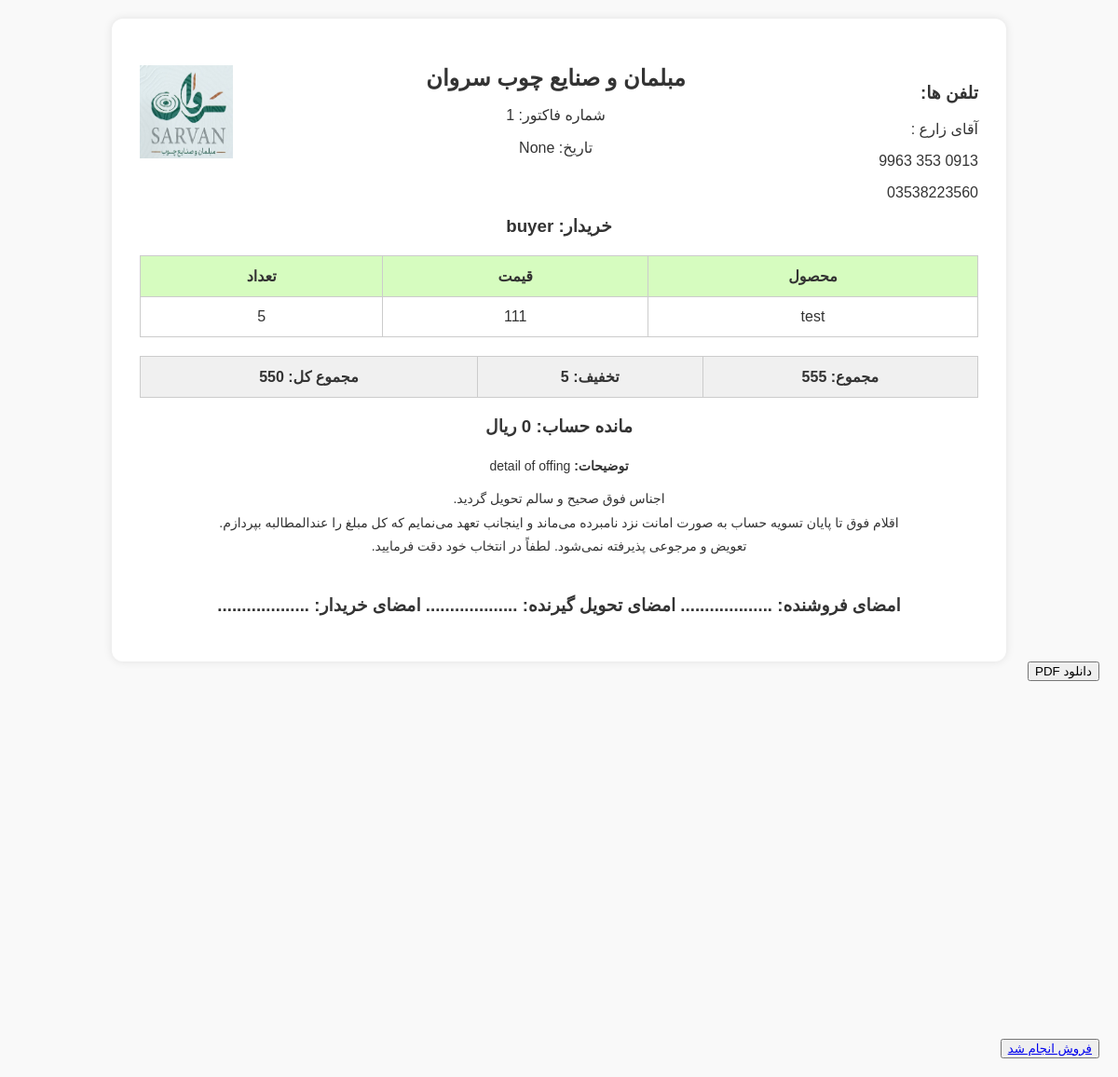
The app's page /FactorForm/sell/factor, older data.
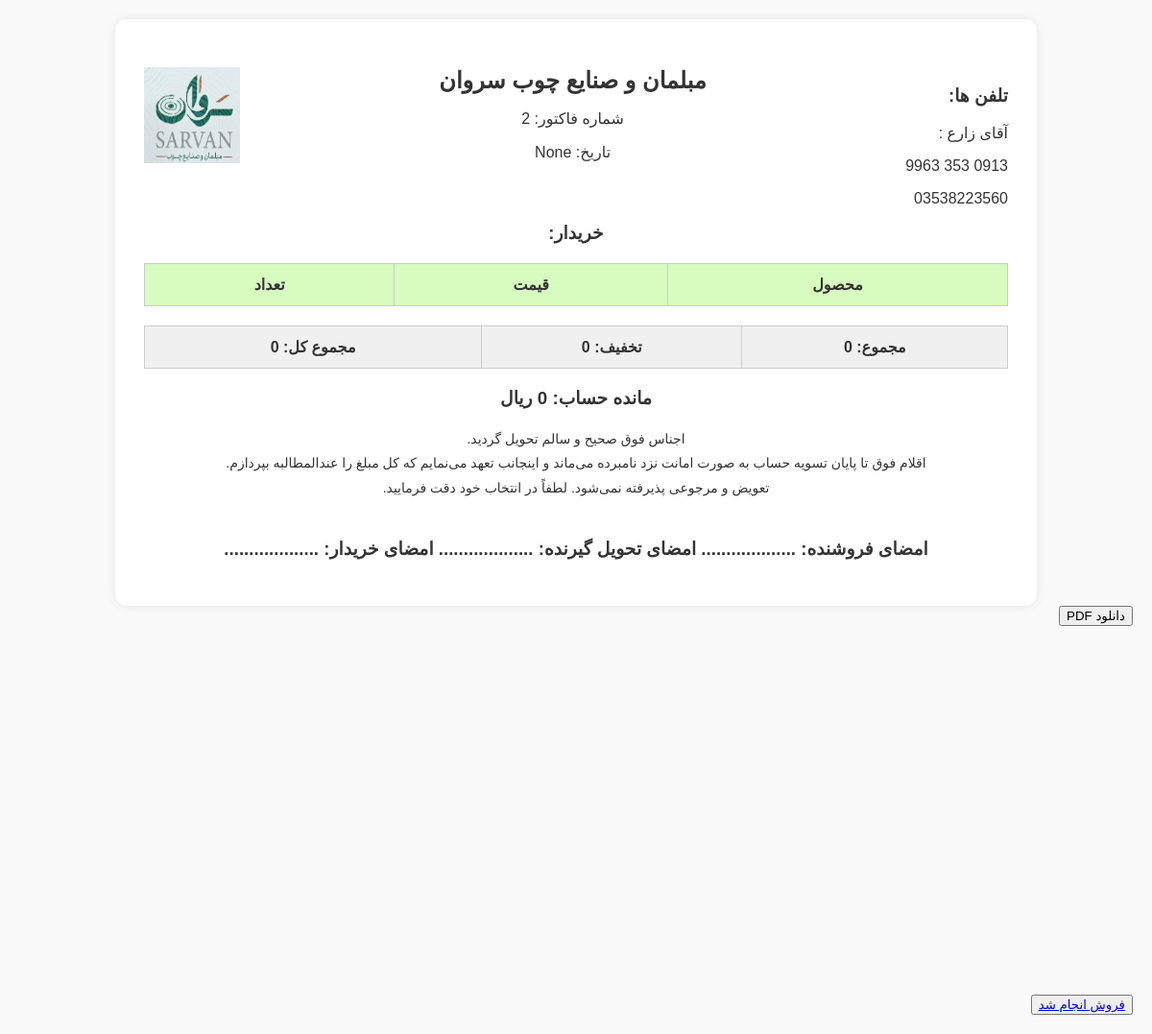
The same page, newer data.
### Factor/models.py (models this page shows)
class More(models.Model):
    datee = jdatetime.datetime.now()
    year = datee.year
    month = datee.month
    day = datee.day
    hour = datee.hour
    minute = datee.minute
    second = datee.second
    datetime = f'{year}/{month}/{day} {hour}:{minute}:{second}'
    date = models.CharField(max_length=3000, blank=True, null=True, default=datetime)
    buyer = models.CharField(max_length=1000, verbose_name='خریدار', blank=True, null=True)
    details = models.TextField(verbose_name='توضیحات', blank=True, null=True)
    off = models.IntegerField(verbose_name='تخفیف (ریال)', blank=True, null=True)
    class Meta:
        verbose_name = 'جزییات'
        verbose_name_plural = 'جزییات ها'

class SellModel(models.Model):
    number = models.IntegerField(verbose_name='تعداد', blank=True, null=True)
    model = models.CharField(max_length=1000, verbose_name='مدل محصول', blank=True, null=True)
    price = models.IntegerField(verbose_name='قیمت محصول', blank=True, null=True)
    class Meta:
        verbose_name = 'فروش'
        verbose_name_plural = 'فروش ها'

### Factor/views.py (the view)
# urls.py: path('sell/factor', views.SellFactor, name='sellFactor'),
def SellFactor(request):
    products = SellModel.objects.all()
    buyer = ''
    sum = 0
    amount_debt = 0
    detail = None
    date = None
    off = 0
    if More.objects.all():
        detail = More.objects.all()[0].details
        off = More.objects.all()[0].off
        buyer = More.objects.all()[0].buyer
        date = More.objects.all()[0].date
    for product in products:
        sum += product.price * product.number
    try:
        amount_debt = Requests.objects.all().get(debtor=buyer).amount_of_debt
    except:
        pass
    try:
        x = int(Factors.objects.all().last().id)+1
    except:
        x = 1
    sum_all = sum - off
    context = {'pk': x, 'product_data': products, 'date': date, 'buyer': buyer, 'debt': amount_debt, 'sum': sum, 'off': off,
               'sum_all': sum_all, 'details': detail}
    return render(request, 'Factor/Sell_Factor.html', context)

### Factor/templates/Factor/Sell_Factor.html (shortened to what this page needs)
{% load static %}
<!DOCTYPE html>
<html dir="rtl" lang="fa-IR">
<head>
</head>
<body>
<div class="invoice-container" id="invoice-container">
    <div class="header">
        <img src="{% static 'Logo.jpg' %}" class="logo" alt="لوگو">
        <div class="contact-info">
            <h3>تلفن ها:</h3>
            <p>آقای زارع : </p>
            <p>0913 353 9963</p>
            <p>03538223560</p>
        </div>
        <div class="title">مبلمان و صنایع چوب سروان</div>
        <p>شماره فاکتور: {{ pk }}</p>
        <p>تاریخ: {{ date }}</p>
    </div>
    <div class="info-block">
        <h3>خریدار: {{ buyer }}</h3>
    </div>
    <table>
        <thead>
        <tr>
            <th>محصول</th>
            <th>قیمت</th>
            <th>تعداد</th>
        </tr>
        </thead>
        <tbody>
        {% for product in product_data %}
        <tr>
            <td>{{ product.model }}</td>
            <td>{{ product.price }}</td>
            <td>{{ product.number }}</td>
        </tr>
        {% endfor %}
        </tbody>
    </table>
    <table class="summary-table">
        <tr>
            <th>مجموع: {{ sum }}</th>
            <th>تخفیف: {{ off }}</th>
            <th>مجموع کل: {{ sum_all }}</th>
        </tr>
    </table>
    <h3 style="text-align: center;">مانده حساب: {{ debt }} ریال</h3>
    {% if details %}
    <div class="note">
        <strong>توضیحات:</strong> {{ details }}
    </div>
    {% endif %}
    <div class="note">
        اجناس فوق صحیح و سالم تحویل گردید. <br>
        اقلام فوق تا پایان تسویه حساب به صورت امانت نزد نامبرده می‌ماند و اینجانب تعهد می‌نمایم که کل مبلغ را عندالمطالبه بپردازم. <br>
        تعویض و مرجوعی پذیرفته نمی‌شود. لطفاً در انتخاب خود دقت فرمایید.
    </div>
    <div class="signature">
        <h3>امضای فروشنده: ................... امضای تحویل گیرنده: ................... امضای خریدار: ...................</h3>
    </div>
</div>
<button class="btn-download" onclick="downloadPDF()">دانلود PDF</button>
    <br>
    <br>
    <br>
    <br>
    <br>
    <br>
    <br>
    <br>
    <br>
    <br>
    <br>
    <br>
    <br>
    <br>
    <br>
    <br>
    <br>
    <br>
    <button type="button" class="btn btn-primary pull-right"><a href="{% url 'EmptySellModel' %}">فروش انجام شد</a></button>
</body>
</html>

### Factor/templates/Factor/Sell_Factor.html (style rules this page uses)
body { font-family: 'Tahoma', sans-serif; background-color: #f9f9f9; margin: 20px; color: #333; }
.invoice-container { max-width: 900px; margin: auto; background: #fff; padding: 30px; border-radius: 12px; box-shadow: 0 0 10px rgba(0,0,0,0.1); }
.header, .footer { text-align: center; margin-bottom: 20px; }
.logo { float: left; width: 100px; height: 100px; }
.title { font-size: 24px; font-weight: bold; margin: 20px 0 10px; }
.contact-info { float: right; text-align: right; }
.info-block { clear: both; margin-top: 20px; text-align: center; }
table { width: 100%; border-collapse: collapse; margin: 20px 0; }
th, td { padding: 12px; border: 1px solid #ccc; text-align: center; }
th { background-color: #d6fcbf; }
.summary-table th { background-color: #f0f0f0; }
.signature { margin-top: 40px; text-align: center; }
.note { font-size: 14px; margin-top: 10px; text-align: center; line-height: 1.8; }

Row changes from the older to the newer data that the page shows:
removed More: buyer "buyer", details "detail of offing"
removed SellModel: model "test", price "111", number "5"
Text that changed along with them:
{{ pk }}: "1" → "2"
{{ sum }}: "555" → "0"
{{ off }}: "5" → "0"
{{ sum_all }}: "550" → "0"
text no longer shown: "توضیحات:"
